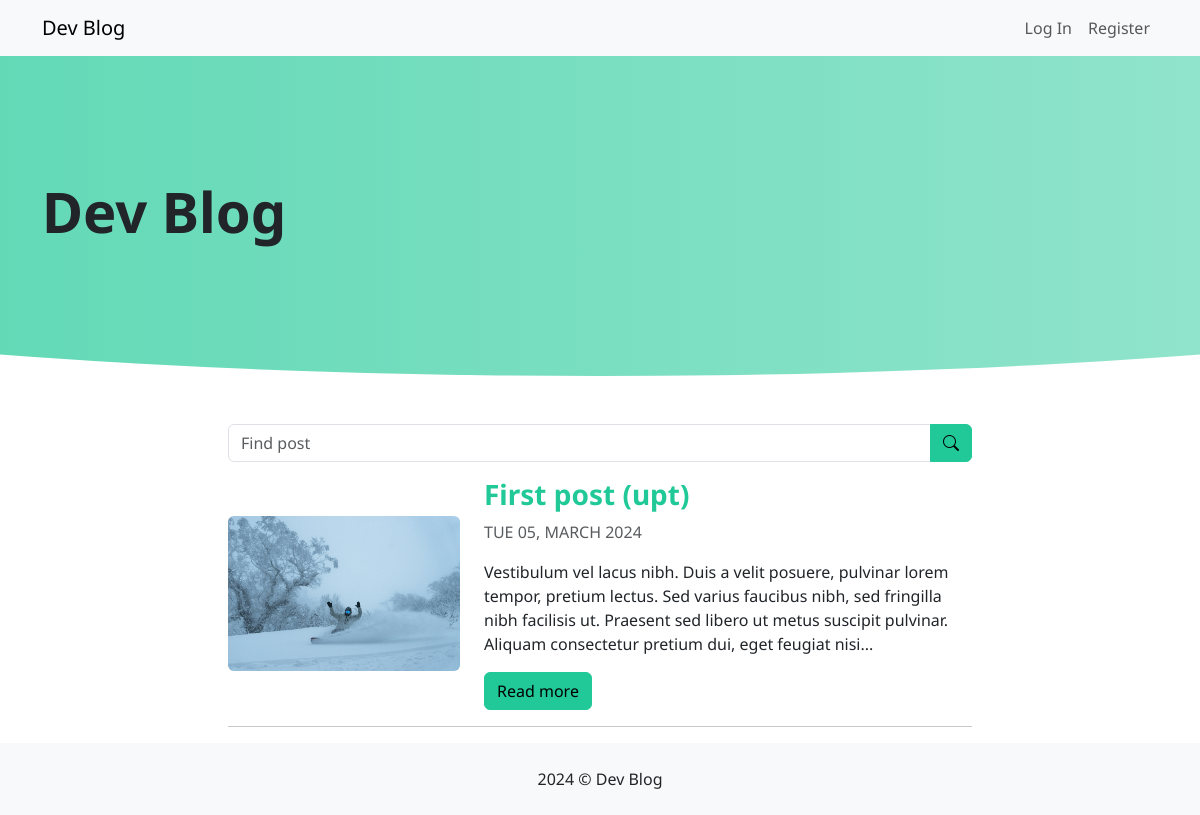
Before: / with the older database file.
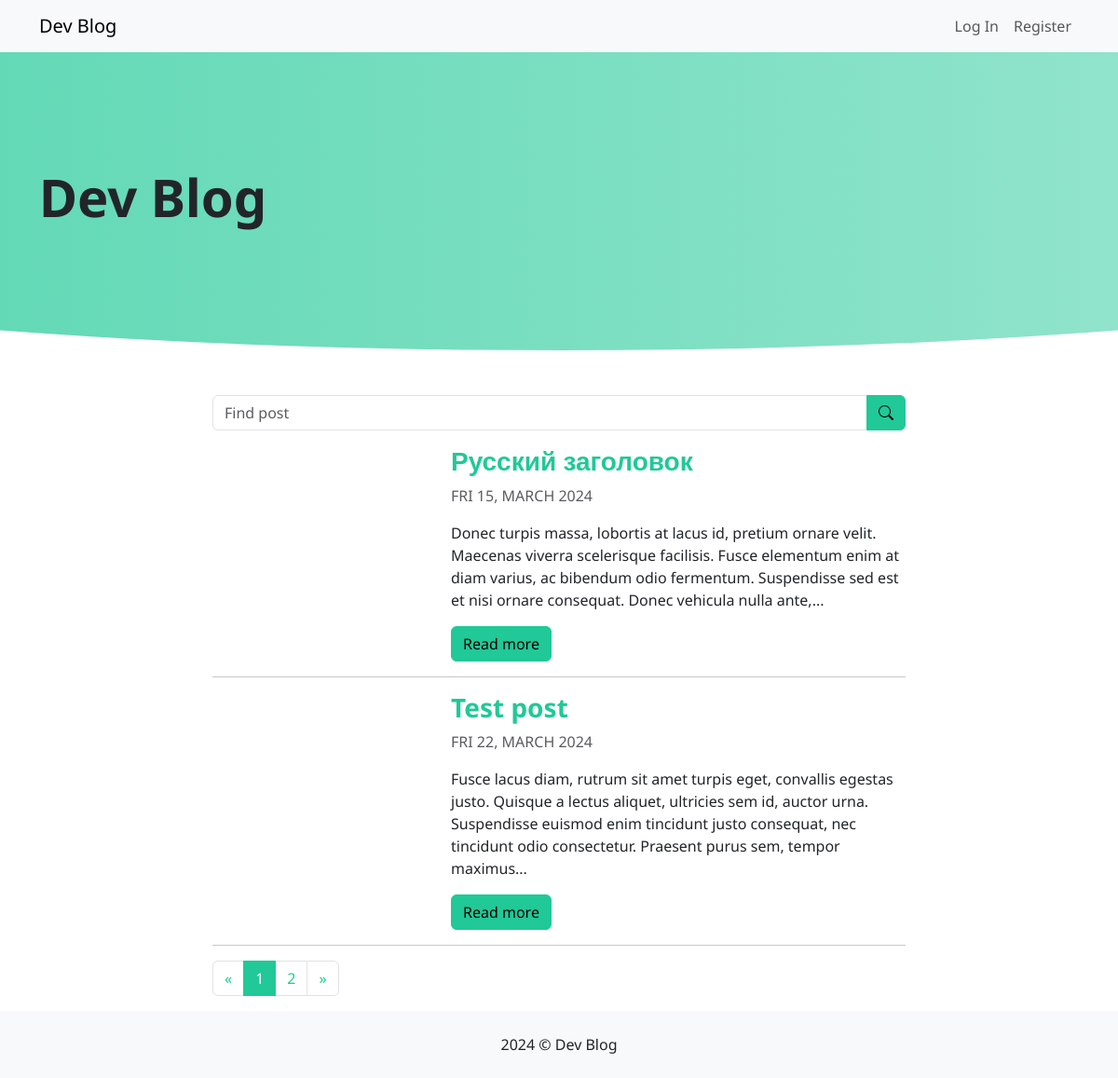
After: the same page with the newer database file.
### tables this page shows
CREATE TABLE posts (
    id INTEGER PRIMARY KEY AUTOINCREMENT,
    title VARCHAR(255) NOT NULL,
    image VARCHAR(255) NOT NULL,
    slug VARCHAR(100) UNIQUE NOT NULL,
    body TEXT NOT NULL,
    publish DATE NULL,
    user_id INTEGER NOT NULL,
    FOREIGN KEY (user_id) REFERENCES users (id)
);

### app/blog/views.py (the view, shortened to what this page needs)
@bp.route('/')
def posts():
    db = get_db()
    q = request.args.get('q')  # get url params
    search_query = f"""--sql
            (title LIKE '%{q}%' OR body LIKE '%{q}%')"""
    query = """--sql
    SELECT * FROM posts WHERE publish <= '%s' AND publish != '' """ % datetime.now()
    count_query = query.replace('*', 'COUNT(*)')
    if q:  # modify queries for search
        query += f"""--sql
        AND {search_query}"""
        count_query += f"""--sql
        AND {search_query}"""
    page = request.args.get('page') or 1
    count = db.execute(count_query).fetchone()[0]
    paginate = pagination(count, int(page))
    query += """--sql
    ORDER BY id DESC LIMIT %s OFFSET %s""" % (paginate['per_page'], paginate['offset'])
    posts_list = db.execute(query).fetchall()
    return render_template('index.html', posts=posts_list, paginate=paginate, now=datetime.now().date())

### app/blog/utils.py (called while the page is built)
def pagination(count, page, per_page=2):
    page_no = ceil(count / per_page)
    offset = (page - 1) * per_page
    next_page = page + 1
    prev_page = page - 1
    return {
        'per_page': per_page,
        'offset': offset,
        'pages': list(range(1, page_no + 1)),
        'page': page,
        'page_no': page_no,
        'next_page': next_page,
        'prev_page': prev_page
    }

### app/blog/views.py (called while the page is built)
@bp.app_template_filter('markdown')
def convert_markdown(content):
    return markdown.markdown(content)

@bp.app_template_filter('dateformat')
def dateformat(date):
    return date.strftime('%a %d, %B %Y')

### app/db.py (called while the page is built)
def get_db():
    if 'db' not in g:
        g.db = sqlite3.connect(
            current_app.config['DATABASE'],
            detect_types=sqlite3.PARSE_DECLTYPES
        )
        g.db.row_factory = sqlite3.Row
    return g.db

### app/users/views.py (called while the page is built)
@bp.before_app_request
def load_logged_in_user():
    user_id = session.get('user_id')
    if user_id is None:
        g.user = None
    else:
        db = get_db()
        user = db.execute("""--sql
        SELECT * FROM users WHERE id = ?""", (user_id,)).fetchone()
        g.user = user

### app/templates/index.html
{% extends "layout.html" %}
{% block content %}
<div class="container">
    <div class="col-md-8 offset-md-2">
        <form action="" method="get">
            <div class="input-group mb-3">
                <input type="text" name="q" id="q" class="form-control" placeholder="Find post" value="{{ request.args.q }}">
                <button class="btn btn-primary" type="submit"><i class="bi bi-search"></i></button>
            </div>
        </form>
    </div>
    <div class="col-md-8 offset-md-2">
        {% for post in posts %}
        <div class="row align-items-center">
            <div class="col-md-4">
                <img src="{{ url_for('uploads', filename=post.image) }}" alt="" class="img-fluid rounded">
            </div>
            <div class="col-md-8">
                <h3>
                    <a href="{{ url_for('blog.post_detail', slug=post.slug) }}" class="text-decoration-none fw-bold">{{ post.title }}</a>
                </h3>
                {% if not post.publish %}
                    <div class="badge text-danger border border-danger border-2"><i class="bi bi-pen me-1"></i>Draft</div>
                {% else %}
                    {% if post.publish > now %}
                        <div class="badge text-dark border border-dark border-2"><i class="bi bi-clock me-1"></i>Scheduled</div>
                        {% else %}
                        <div class="fs-6 text-muted text-uppercase">{{ post.publish|dateformat }}</div>
                    {% endif %}
                {% endif %}
                <p>{{ post.body|markdown|safe|truncate }}</p>
                <a href="{{ url_for('blog.post_detail', slug=post.slug) }}" class="btn btn-primary">Read more</a>
            </div>
        </div>
            <hr>
        {% endfor %}
        {% if paginate.page_no > 1 %}
        <nav aria-label="Page navigation">
          <ul class="pagination">
            <li class="page-item">
              <a class="page-link" href="{{ request.path }}?page={{ paginate.prev_page }}{% if request.args.q %}&q={{ request.args.q }}{% endif %}" aria-label="Previous">
                <span aria-hidden="true">&laquo;</span>
              </a>
            </li>
              {% for page in paginate.pages %}
            <li class="page-item"><a class="page-link {% if page == paginate.page %}active{% endif %}" href="{{ request.path }}?page={{ page }}{% if request.args.q %}&q={{ request.args.q }}{% endif %}">{{ page }}</a></li>
              {% endfor %}
            <li class="page-item">
              <a class="page-link" href="{{ request.path }}?page={{ paginate.next_page }}{% if request.args.q %}&q={{ request.args.q }}{% endif %}" aria-label="Next">
                <span aria-hidden="true">&raquo;</span>
              </a>
            </li>
          </ul>
        </nav>
    {% endif %}
    </div>
</div>
{% endblock content %}

### app/templates/layout.html (shortened to what this page needs)
<!doctype html>
<html lang="en">
<head>
    <link rel="stylesheet" href="{{ url_for('static', filename='index.css') }}">
    <link rel="stylesheet" href="{{ url_for('static', filename='app.css') }}">
</head>
<body>
    <nav class="navbar navbar-expand-lg bg-body-tertiary">
      <div class="container">
        <a class="navbar-brand" href="{{ url_for('blog.posts') }}">Dev Blog</a>
        <div class="collapse navbar-collapse" id="navbarNav">
          <ul class="navbar-nav ms-auto">
            {% if g.user %}
              <li class="nav-item">
                <a class="nav-link" href="{{ url_for('users.logout') }}">Log Out</a>
              </li>
                {% if post and g.user['is_admin'] %}
                    <li class="nav-item">
                      <a class="btn btn-warning" href="{{ url_for('blog.post_update', slug=post.slug) }}">Edit Post</a>
                    </li>
                {% elif g.user['is_admin'] %}
                    <li class="nav-item">
                      <a class="btn btn-primary" href="{{ url_for('blog.post_create') }}">Create Post</a>
                    </li>
                {% endif %}
              {% else %}
            <li class="nav-item">
              <a class="nav-link" href="{{ url_for('users.login') }}">Log In</a>
            </li>
            <li class="nav-item">
              <a class="nav-link btn btn-primary" href="{{ url_for('users.register') }}">Register</a>
            </li>
              {% endif %}
          </ul>
        </div>
      </div>
    </nav>
    <div class="header d-flex align-items-center mb-3 mb-md-5">
        <div class="container">
            <h1 class="display-4 fw-bold">
                {% block page_header %}
                    Dev Blog
                {% endblock page_header %}</h1>
        </div>
    </div>
    {% block content %}
    {% endblock content %}
    <footer class="p-4 bg-light text-center mt-3">
        <div>2024 &copy; Dev Blog</div>
    </footer>
</body>
</html>

### app/static/app.css (style rules this page uses)
body { font-family: 'Noto Sans', 'Lucida Sans', 'Lucida Sans Regular', 'Lucida Sans Grande', 'Lucida Sans Unicode', Geneva, Verdana, sans-serif; }
.header { height: 40vh; position: relative; overflow: hidden; background: transparent; z-index: 1; }
.header::before { content: ''; position: absolute; top: 0; left: -50%; width: 200%; height: 100%; border-bottom-left-radius: 50%; border-bottom-right-radius: 50%; background: linear-gradient(to left, #a6e9d5, #4dd4ac); z-index: -1; }

Changed rows visible on the page:
no longer on this page (row unchanged): posts: image (picture), title "First post (upt)", publish "TUE 05, MARCH 2024", body "Vestibulum vel lacus nibh. Duis a velit posuere, pulvinar lorem tempor, pretium lectus. Sed varius faucibus nibh, sed fringilla nibh facilisis ut. Praesent sed libero ut metus suscipit pulvinar. Aliquam consectetur pretium dui, eget feugiat nisi..."
added posts: title "Русский заголовок", publish "FRI 15, MARCH 2024", body "Donec turpis massa, lobortis at lacus id, pretium ornare velit. Maecenas viverra scelerisque facilisis. Fusce elementum enim at diam varius, ac bibendum odio fermentum. Suspendisse sed est et nisi ornare consequat. Donec vehicula nulla ante,..."
added posts: title "Test post", publish "FRI 22, MARCH 2024", body "Fusce lacus diam, rutrum sit amet turpis eget, convallis egestas justo. Quisque a lectus aliquet, ultricies sem id, auctor urna. Suspendisse euismod enim tincidunt justo consequat, nec tincidunt odio consectetur. Praesent purus sem, tempor maximus..."
Other visible differences:
new list line: "1"
new list line: "2"
